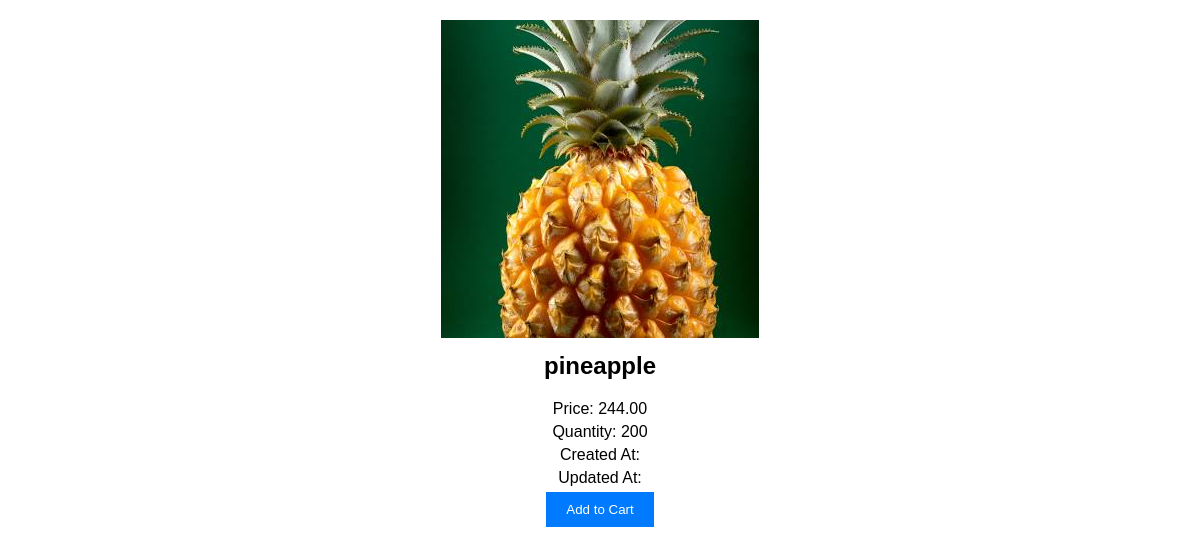
/inventory/products/7/, run on the app's committed database.
### inventory/models.py (models this page shows)
class Product(models.Model):
    Vendor= models.ForeignKey(Vendor,null=True,on_delete=models.CASCADE)
    name=models.CharField(max_length=32)
    price =models.DecimalField(max_digits=8,decimal_places=2)
    description = models.TextField(max_length=20,null=True)
    image =models.ImageField()
    quantity = models.PositiveIntegerField()
    date_created=models.DateTimeField(auto_now_add=True)
    date_updated=models.DateTimeField(auto_now=True)

### inventory/views.py (the view)
# urls.py: path("products/<int:id>/",product_detail,name="product_detail_view"),
def product_detail(request,id):
  product=Product.objects.get(id=id)
  return render(request,'inventory/product_detail.html',{'product':product})

### templates/inventory/product_detail.html (shortened to what this page needs)
<!DOCTYPE html>
<html lang="en">
<head>
</head>
<body>
  <img src="{{ product.image.url }}" alt="{{ product.name }}" />
  <h2>{{ product.name }}</h2>
  <p>Price: {{ product.price }}</p>
  <p>Quantity: {{ product.quantity }}</p>
  <p>Created At: {{ product.created_at }}</p>
  <p>Updated At: {{ product.updated_at }}</p>
  <button>Add to Cart</button>
</body>
</html>

### templates/inventory/product_detail.html (style rules this page uses)
body { font-family: Arial, sans-serif; margin: 0; padding: 0; text-align: center; }
img { max-width: 100%; height: auto; margin-top: 20px; }
h2 { margin-top: 10px; }
p { margin: 5px 0; }
button { padding: 10px 20px; background-color: #007bff; color: #fff; border: none; cursor: pointer; }

### data on the page
Product: image (picture), name "pineapple", price "244.00", quantity "200"
